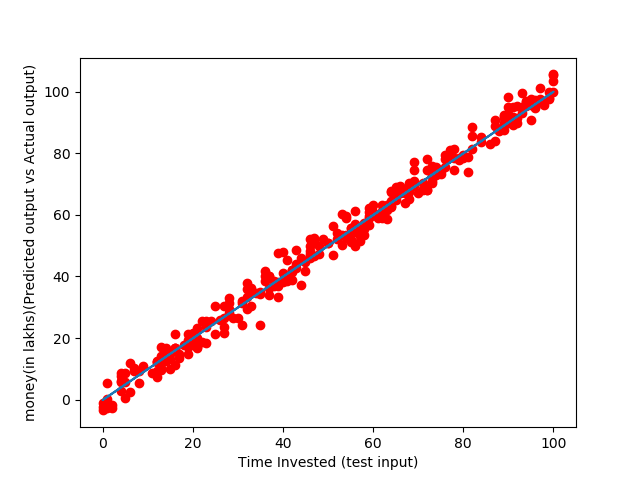

The script that drew this image:
import pandas as pd
import numpy as np
from numpy import array
import matplotlib.pyplot as plt
from sklearn.linear_model import LinearRegression

data=pd.read_csv('train.csv')
X=data['x'].values.reshape(-1,1)
Y=data['y'].values.reshape(-1,1)

model=LinearRegression()
model.fit(X,Y)

test=pd.read_csv('test.csv')
x=test['x'].values.reshape(-1,1)
y=test['y'].values.reshape(-1,1)

plt.scatter(x,y,color='red')
plt.plot(x,model.predict(x))
plt.xlabel('Time Invested (test input)')
plt.ylabel('money(in lakhs)(Predicted output vs Actual output)')
plt.show()
